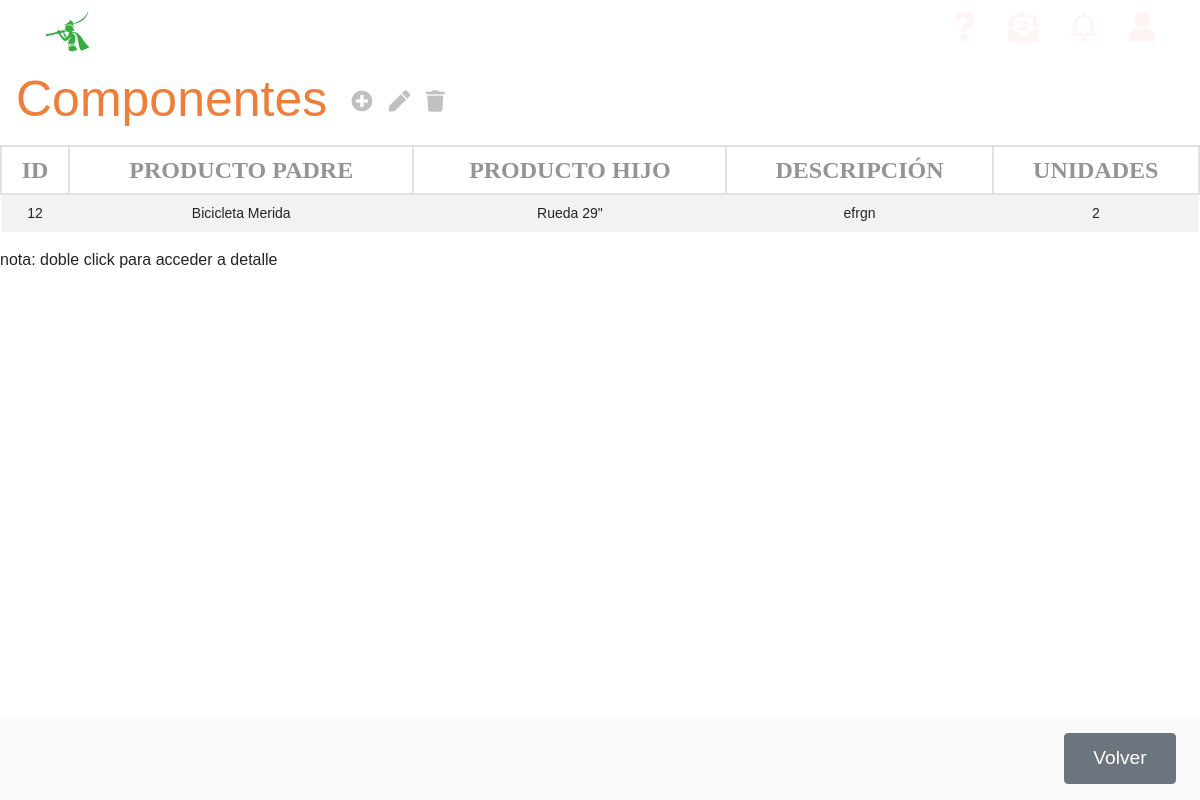
Before: /appEntrega/componentes/ with the older database file.
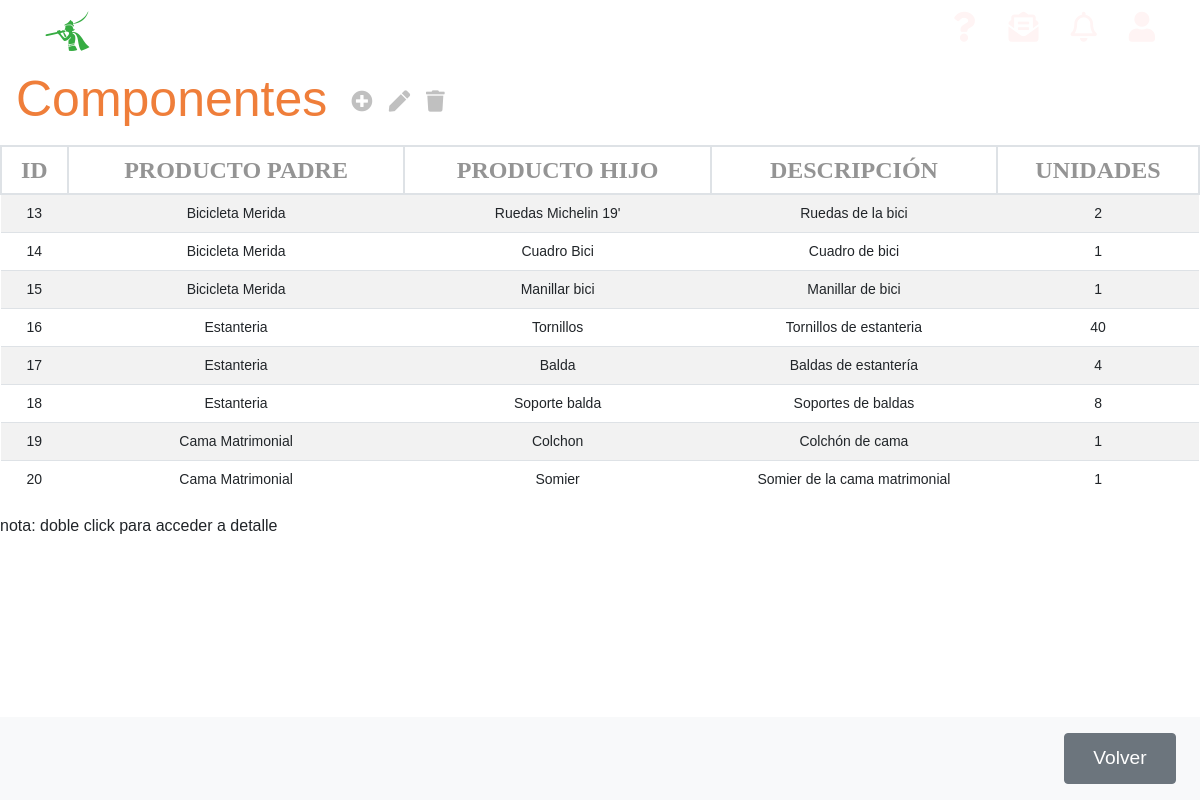
After: the same page with the newer database file.
### appEntrega/models.py (models this page shows, shortened)
class Componente(models.Model):
    componente_producto_padre = models.ForeignKey(Producto, related_name='producto_padre', null=False,
                                                  on_delete=models.CASCADE,
                                                  default=0)
    componente_producto = models.ForeignKey(Producto, related_name='producto', null=False, on_delete=models.CASCADE,
                                            default=0)
    componente_unidades = models.PositiveIntegerField(default=1)
    componente_descripcion = models.CharField(max_length=250)

class Producto(models.Model):
    producto_referencia = models.CharField(max_length=13, primary_key=True)
    producto_nombre = models.CharField(max_length=50)
    producto_descripcion = models.CharField(max_length=250)
    producto_categoria = models.CharField(max_length=50)
    producto_precio = models.DecimalField(max_digits=10, decimal_places=2, default=0)

### appEntrega/views.py (the view)
# urls.py: path('componentes/', ComponenteListView.as_view(), name='listaComponente'),
class ComponenteListView(ListView):
    model = Componente
    template_name = 'listaComponentes.html'
    context_object_name = 'lista_componentes'

### appEntrega/templates/listaComponentes.html
{% extends 'base.html' %}
{% block content %}
<div class="">
    <nav class="navbar navbar-light table-navbar">
        <h2 class="orange-color">Componentes</h2>
        <ul class="navbar-nav mr-auto flex-row">
            <li class="nav-item m-0 ml-3">
                <i class="fas fa-plus-circle fa-lg c-grey"
                    onclick="location.href='http://127.0.0.1:8000/appEntrega/componentes/nuevo/'"></i>
            </li>
            <li class="nav-item m-0">
                <i class="fas fa-pen fa-lg c-grey"></i>
            </li>
            <li class="nav-item m-0">
                <i class="fas fa-trash fa-lg c-grey"></i>
            </li>
        </ul>
    </nav>
</div>
<div class="row">
    <div class="col-md-12">
        <table class="table-deustronic table table-striped table-hover">
            <thead>
                <tr>
                    <th>ID</th>
                    <th>PRODUCTO PADRE</th>
                    <th>PRODUCTO HIJO</th>
                    <th>DESCRIPCIÓN</th>
                    <th>UNIDADES</th>
                </tr>
            </thead>
            <tbody>
                {% if lista_componentes %}
                {% for comp in lista_componentes %}
                <tr ondblclick="location.href='http://127.0.0.1:8000/appEntrega/componentes/{{comp.pk}}/editar'">
                    <td>{{comp.pk}}</td>
                    <td>{{comp.componente_producto_padre.producto_nombre}}</td>
                    <td>{{comp.componente_producto.producto_nombre}}</td>
                    <td>{{comp.componente_descripcion}}</td>
                    <td>{{comp.componente_unidades}}</td>
                </tr>
                {% endfor %}
                {% else %}
                <tr>
                    <td colspan="5">
                        <p>No existen Componentes</p>
                    </td>
                </tr>
                {% endif %}
            </tbody>
        </table>
        <p>nota: doble click para acceder a detalle</p>
    </div>
</div>
<nav class="navbar navbar-light bg-light fixed-bottom">
    <div class="form-inline ml-auto">
        <button onclick="location.href='http://127.0.0.1:8000/appEntrega'" class="btn boton-nav btn-secondary m-2"
            type="button">Volver</button>
    </div>
</nav>
{% endblock %}

Changed rows visible on the page:
removed Componente: pk "12", componente_producto_padre.producto_nombre "Bicicleta Merida", componente_producto.producto_nombre "Rueda 29\"", componente_descripcion "efrgn", componente_unidades "2"
added Componente: pk "13", componente_producto_padre.producto_nombre "Bicicleta Merida", componente_producto.producto_nombre "Ruedas Michelin 19'", componente_descripcion "Ruedas de la bici", componente_unidades "2"
added Componente: pk "14", componente_producto_padre.producto_nombre "Bicicleta Merida", componente_producto.producto_nombre "Cuadro Bici", componente_descripcion "Cuadro de bici", componente_unidades "1"
added Componente: pk "15", componente_producto_padre.producto_nombre "Bicicleta Merida", componente_producto.producto_nombre "Manillar bici", componente_descripcion "Manillar de bici", componente_unidades "1"
added Componente: pk "16", componente_producto_padre.producto_nombre "Estanteria", componente_producto.producto_nombre "Tornillos", componente_descripcion "Tornillos de estanteria", componente_unidades "40"
added Componente: pk "17", componente_producto_padre.producto_nombre "Estanteria", componente_producto.producto_nombre "Balda", componente_descripcion "Baldas de estantería", componente_unidades "4"
added Componente: pk "18", componente_producto_padre.producto_nombre "Estanteria", componente_producto.producto_nombre "Soporte balda", componente_descripcion "Soportes de baldas", componente_unidades "8"
added Componente: pk "19", componente_producto_padre.producto_nombre "Cama Matrimonial", componente_producto.producto_nombre "Colchon", componente_descripcion "Colchón de cama", componente_unidades "1"
added Componente: pk "20", componente_producto_padre.producto_nombre "Cama Matrimonial", componente_producto.producto_nombre "Somier", componente_descripcion "Somier de la cama matrimonial", componente_unidades "1"
